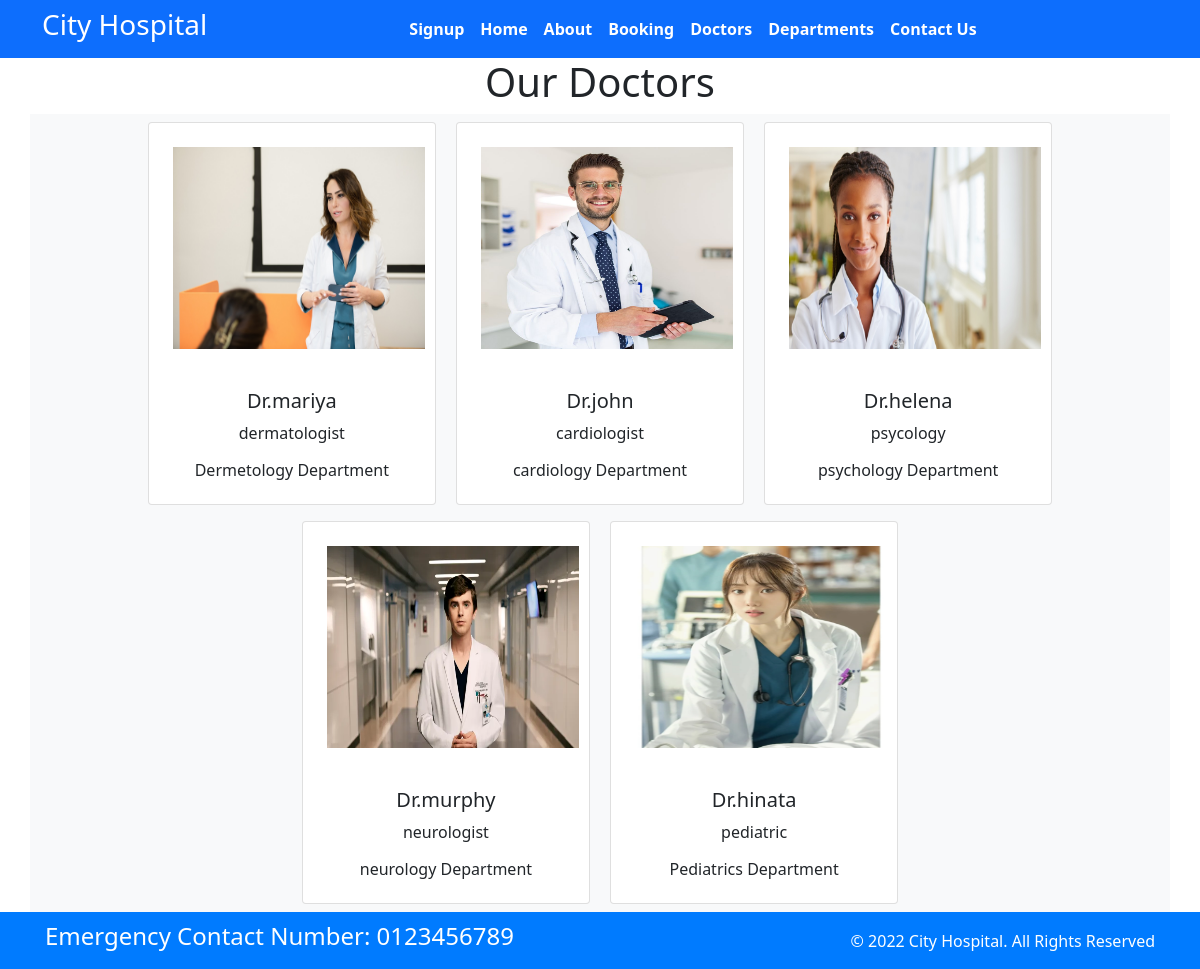
Page /doctors on the committed database.
### home/models.py (models this page shows, shortened)
class Doctors(models.Model):
    doc_name=models.CharField(max_length=255)
    doc_spec=models.CharField(max_length=255)
    dep_name=models.ForeignKey(Departments,on_delete=models.CASCADE)
    doc_image=models.ImageField(upload_to='doctors')

class Departments(models.Model):
    dep_name=models.CharField(max_length=100)
    dep_description=models.TextField()
    def __str__(self):
      return self.dep_name

### home/views.py (the view)
# urls.py: path('doctors',views.doctors,name='doctors'),
def doctors(request):
    dict_docs = {
        'doctors': Doctors.objects.all()
    }
    return render(request, 'doctors.html', dict_docs)

### home/templates/doctors.html (shortened to what this page needs)
{% extends 'base.html' %}
{% block content %}
<h1 class="text-center">Our Doctors</h1>
<div class="container text-center bg-light" >
    {% for d in doctors %}
    <div class="card text-center m-2" style="width: 18rem; display: inline-block;">
    <img src="{{d.doc_image.url}}" class="card-img-top p-4 " style="width: 300px ; height: 250px;" alt="...">
        <div class="card-body">
            <h5 class="card-title">Dr.{{d.doc_name}}</h5>
            <p class="card-text">{{d.doc_spec}}</p>
            <h6>{{d.dep_name}} Department</h6>
        </div>
    </div>
    {% endfor %}
</div>
{% endblock %}

### home/templates/base.html (shortened to what this page needs)
{% load static %}
<!DOCTYPE html>
<html>
<head>
    <link rel="stylesheet" href="https://cdn.jsdelivr.net/npm/bootstrap@5.1.3/dist/css/bootstrap.min.css">
    <link rel="stylesheet" href="https://use.fontawesome.com/releases/v5.2.0/css/all.css">
    <link rel="stylesheet" href="{% static 'css/style.css' %}">
</head>
<body>
    <nav class="navbar bg-primary navbar-expand-md">
        <div class="container">
            <div class="col-2 text-left pl-md-0">
                <h3 class="text-white">City Hospital</h3>
            </div>
            <div class="collapse navbar-collapse justify-content-center col-md-8 navbar-collapse">
                <ul class="navbar-nav justify-content-center fw-bold">
                    <li class="nav-item active">
                        <a class="nav-link text-white" href="{% url 'signup' %}">Signup</a>
                    </li>
                    <li class="nav-item active">
                        <a class="nav-link text-white" href="{% url 'home' %}">Home</a>
                    </li>
                    <li class="nav-item">
                        <a class="nav-link text-white" href="{% url 'about' %}">About</a>
                    </li>
                    <li class="nav-item">
                        <a class="nav-link text-white" href="{% url 'booking' %}">Booking</a>
                    </li>
                    <li class="nav-item">
                        <a class="nav-link text-white" href="{% url 'doctors' %}">Doctors</a>
                    </li>
                    <li class="nav-item">
                        <a class="nav-link text-white" href="{% url 'department' %}">Departments</a>
                    </li>
                    <li class="nav-item">
                        <a class="nav-link text-white" href="{% url 'contact' %}">Contact Us</a>
                    </li>
                </ul>
            </div>
        </div>
    </nav>
    <main>
        {% block content %}
        {% endblock %}
    </main>
    <footer>
        <div style="max-width: 1140px; margin: 0 auto; padding: 0 15px;">
            <div style="display: flex; align-items: center; justify-content: space-between;">
                <div style="flex: 1;">
                    <h4>Emergency Contact Number: 0123456789</h4>
                </div>
                <div style="flex: 1; text-align: right;">
                    © 2022 City Hospital. All Rights Reserved
                </div>
            </div>
        </div>
    </footer>
</body>
</html>

### home/templates/base.html (style rules this page uses)
html, body { height: 100%; margin: 0; }
body { display: flex; flex-direction: column; }
main { flex: 1; }
footer { padding-top: 10px; padding-bottom: 10px; background-color: #007bff; color: white; width: 100%; position: relative; bottom: 0; }

### rows in the picture
Doctors: doc_image (picture), doc_name "mariya", doc_spec "dermatologist", dep_name "Dermetology"
Doctors: doc_image (picture), doc_name "john", doc_spec "cardiologist", dep_name "cardiology"
Doctors: doc_image (picture), doc_name "helena", doc_spec "psycology", dep_name "psychology"
Doctors: doc_image (picture), doc_name "murphy", doc_spec "neurologist", dep_name "neurology"
Doctors: doc_image (picture), doc_name "hinata", doc_spec "pediatric", dep_name "Pediatrics"
